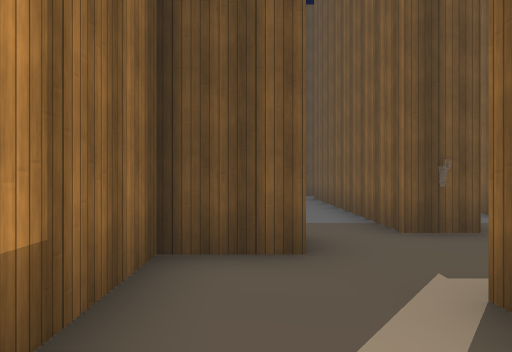
View 1 (above)

24 first-person views from a walk through a 3-D level made in the Unity game engine. The camera is 1.5 m above the floor, looks level and sees 70° across. The floor is counted in squares, 2 m on a side. Each view is taken from the middle of a square. On the plan, view 1 faces up. The plan holds only what a view shows up to about 11 squares ahead; the rest is blank. The place goes on beyond the plan. Some animated figures are left out. Some surface patterns are stand-ins.

View 2
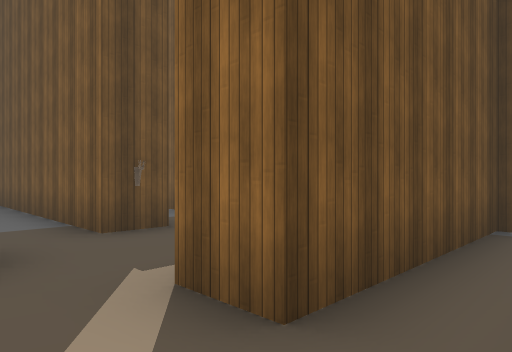

View 3
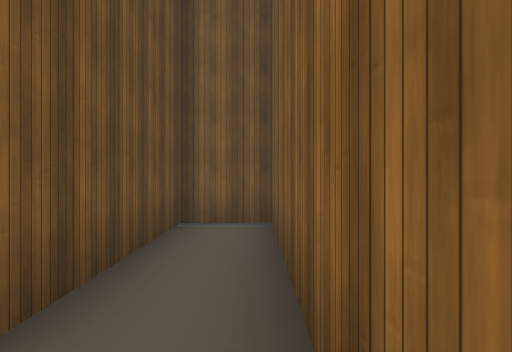

View 4
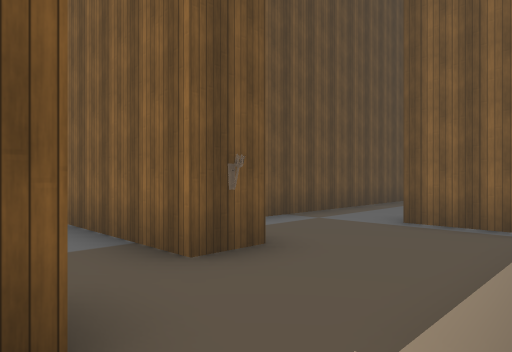

View 5
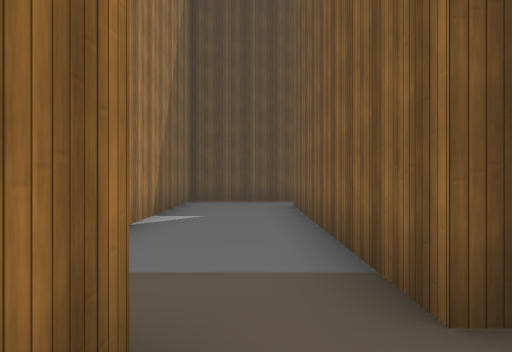

View 6
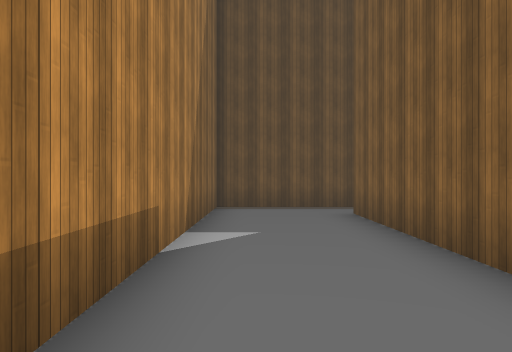

View 7
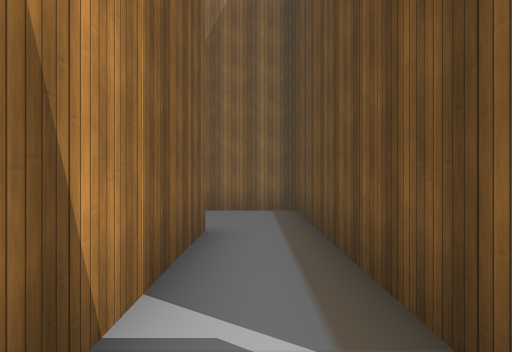

View 8
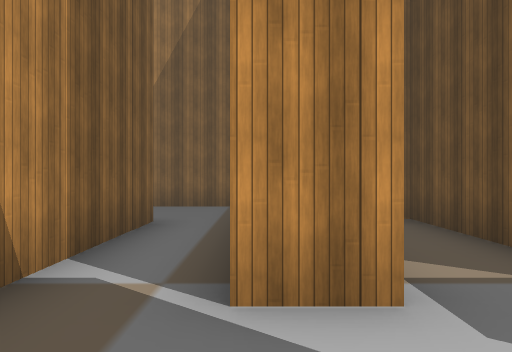

View 9
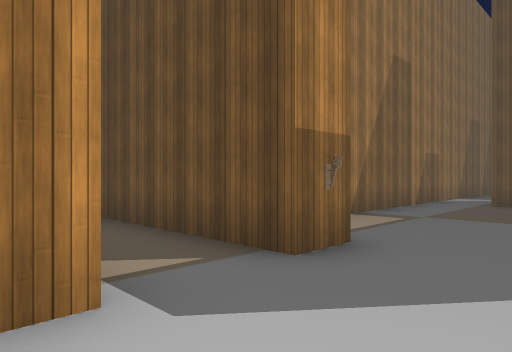

View 10
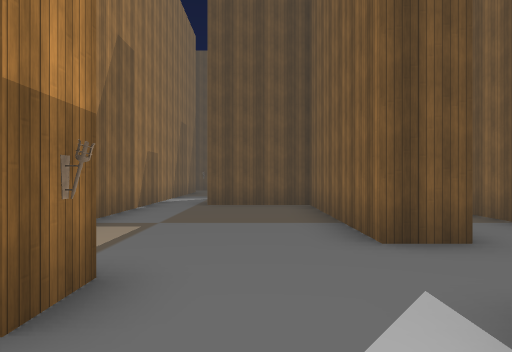

View 11
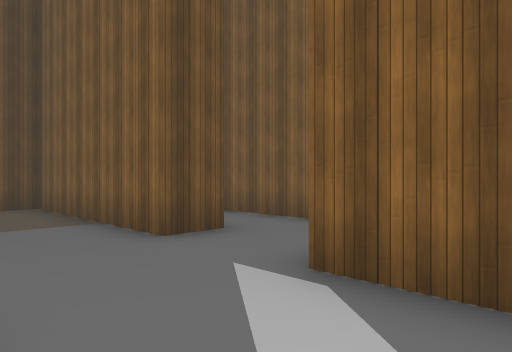

View 12
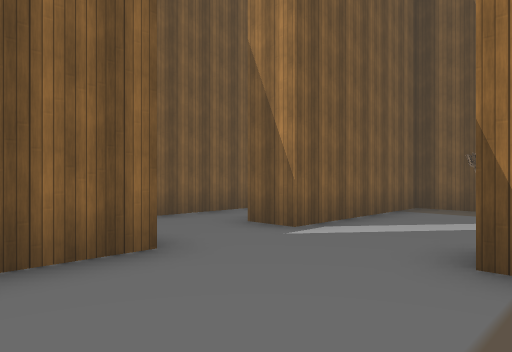

View 13
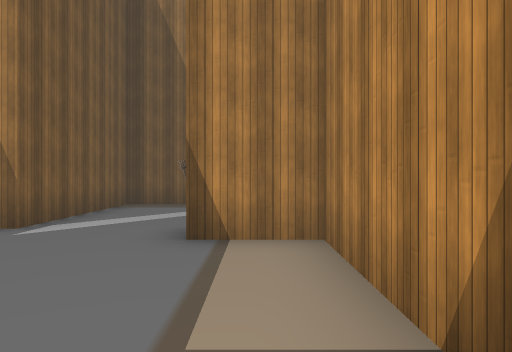

View 14
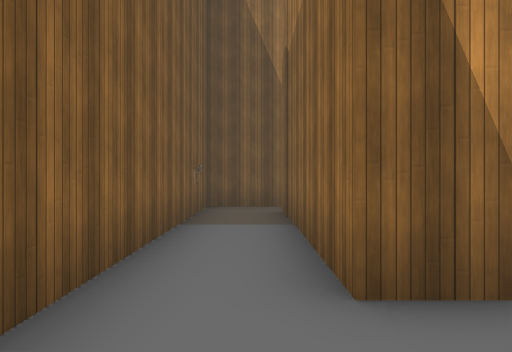

View 15
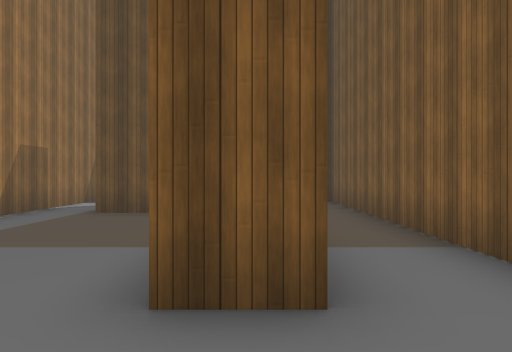

View 16
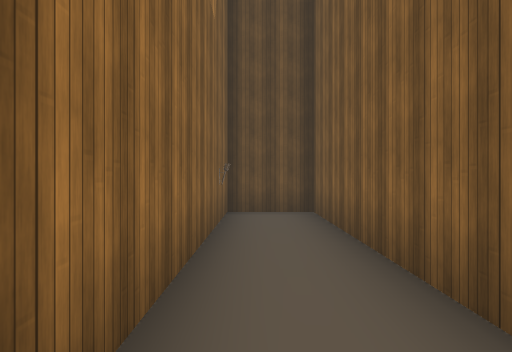

View 17
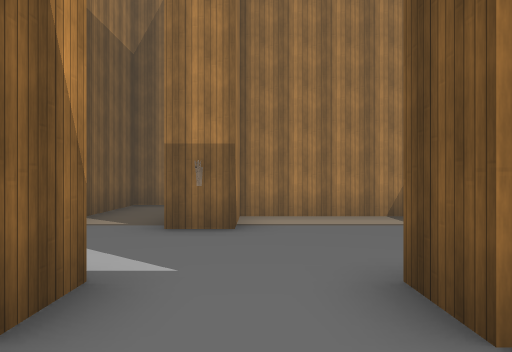

View 18
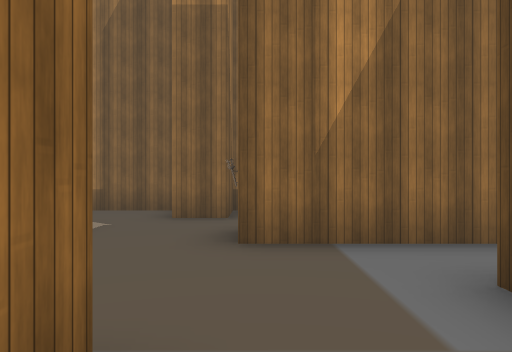

View 19
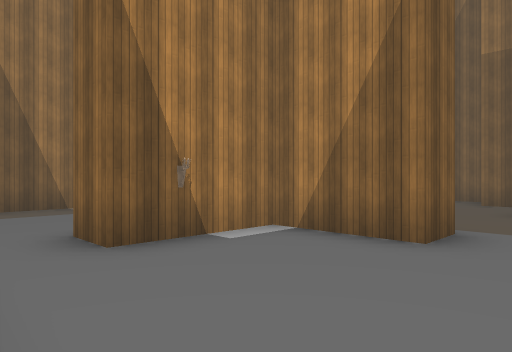

View 20
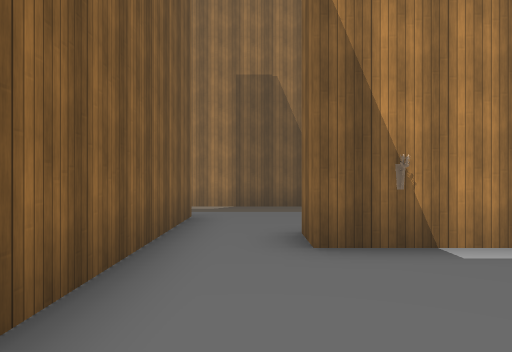

View 21
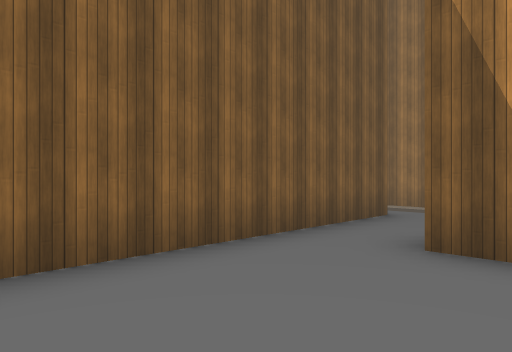

View 22
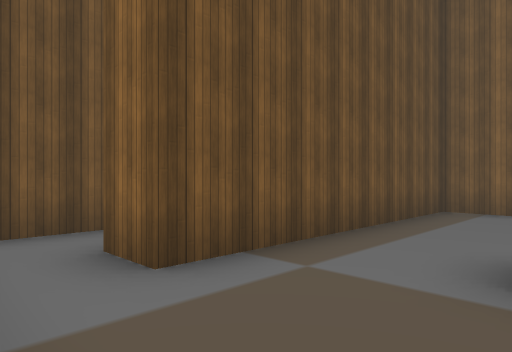

View 23
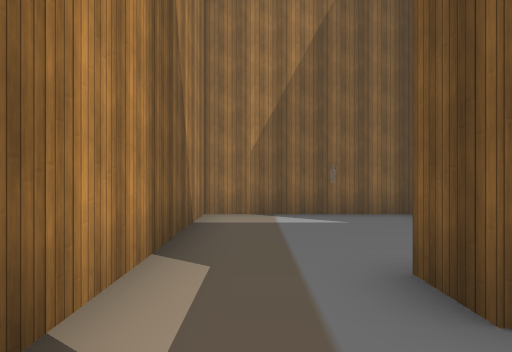

View 24
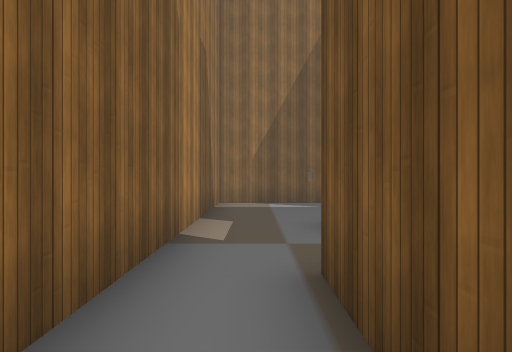

### Floor plan
Points are (right, up) in squares from view 1. A wall is a line through its corners. A room is listed if a view was taken in it or the views show most of it. See-through windows are left out.
Room 1 (views 1, 2, 3, 4)
walls: (0.2, -0.3) (5.8, -0.3) (5.8, 1.2) (1.4, 1.2) (1.4, 2.2); (-0.9, 2.6) (-0.9, 1.2)
ways out: opening at (0.5, 2) to room 2
Room 2 (views 5, 6, 22)
walls: (2, 5.4) (2, 12.3) (5.4, 12.3); (3, 7.8) (3, 4.8) (2.4, 4.8); (-0.8, 4.5) (0.5, 4.5) (0.5, 3.5) (-0.9, 3.5) (-0.9, 2.6); (6.5, 6.6) (4.5, 6.6) (4.5, 7.8); (5.8, 3) (5.8, 4.5) (6.8, 4.5); (5.9, 13.9) (-0.9, 13.9) (-0.9, 6.2)
ways out: opening at (0.5, 2) to room 1; opening at (5, 13) to room 3; opening at (6, 5.5) to room 4; opening at (4, 7)
objects: torch (2, 5)
Room 3 (views 7, 8, 9, 10, 11, 12, 13, 14, 15, 16, 17)
walls: (9.5, 19.1) (8.4, 19.1) (8.4, 24.4) (5.8, 24.4); (5.6, 16.7) (1.6, 16.7) (1.6, 14.9) (4.2, 14.9); (5.9, 14.9) (5.9, 13.9); (9.4, 23.5) (9.4, 20.8); (5.4, 12.3) (8.4, 12.3) (8.4, 16.8) (9.4, 16.8) (9.4, 11.4); (11.2, 11.6) (11.2, 23.5); (4.2, 24.6) (4.2, 17.7) (5.5, 17.7)
ways out: opening at (5, 13) to room 2; opening at (5, 25); opening at (10, 12); opening at (10.5, 24.5)
objects: torch (6, 17)
Room 4 (views 18, 19, 20, 21)
walls: (6.8, 1.1) (6.8, -3) (12.4, -3); (6.8, 4.5) (6.8, 2.2) (7.6, 2.2); (12.2, -0.8) (11.2, -0.8) (11.2, 6.6) (6.5, 6.6)
ways out: opening at (6, 5.5) to room 2; opening at (12, -1.5) to room 5
objects: other object (7, -1); torch (8, 2) to (9, 2)
Room 5 (views 23, 24)
walls: (16.4, -1.5) (14.1, -1.5); (12.4, -3) (15.6, -3)
ways out: opening at (12, -1.5) to room 4

Where each view was taken, in squares from view 1:
view 1: 0 up, 0 right, facing up
view 2: 0 up, 0 right, facing up-right
view 3: 0 up, 0 right, facing right
view 4: 2 up, 0 right, facing up-right
view 5: 3 up, 1 right, facing up
view 6: 5 up, 0 right, facing up
view 7: 13 up, 7 right, facing left
view 8: 14 up, 8 right, facing left
view 9: 14 up, 8 right, facing up-left
view 10: 15 up, 7 right, facing up
view 11: 15 up, 6 right, facing up-right
view 12: 21 up, 5 right, facing down-right
view 13: 22 up, 5 right, facing down
view 14: 19 up, 10 right, facing down
view 15: 17 up, 9 right, facing up
view 16: 20 up, 10 right, facing up
view 17: 18 up, 11 right, facing left
view 18: 5 up, 7 right, facing left
view 19: 6 up, 11 right, facing down-left
view 20: 6 up, 10 right, facing down
view 21: 6 up, 8 right, facing down-right
view 22: 4 up, 3 right, facing up-right
view 23: 2 down, 14 right, facing left
view 24: 2 down, 17 right, facing left
